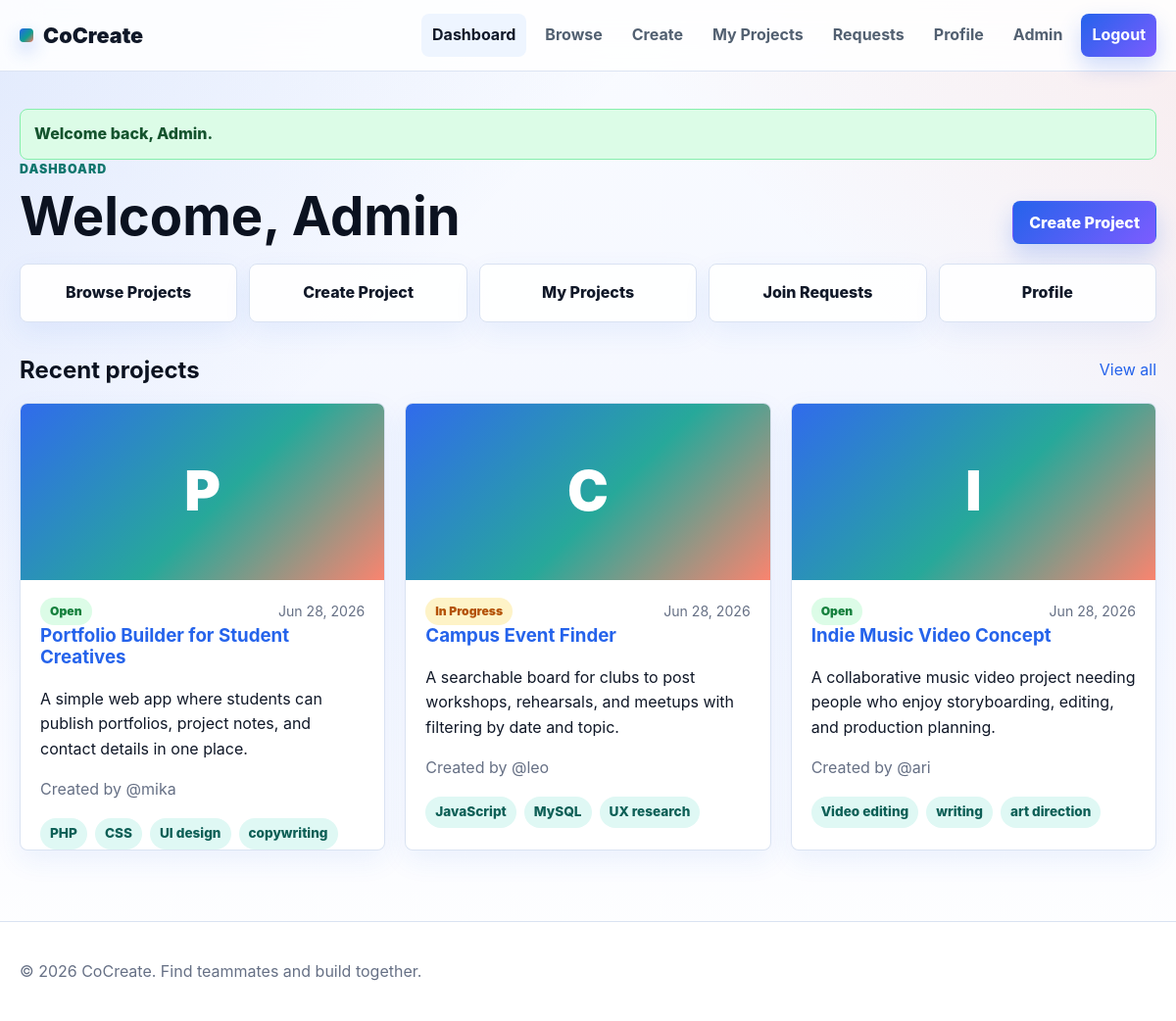
/pages/dashboard.php (signed in), run on the app's committed database.
### tables this page shows
CREATE TABLE projects (
  project_id INT UNSIGNED AUTO_INCREMENT PRIMARY KEY,
  user_id INT UNSIGNED NOT NULL,
  project_title VARCHAR(180) NOT NULL,
  description TEXT NOT NULL,
  required_skills TEXT NOT NULL,
  category VARCHAR(120) NOT NULL,
  project_status ENUM('open', 'in_progress', 'completed') NOT NULL DEFAULT 'open',
  project_image VARCHAR(255) DEFAULT NULL,
  created_at TIMESTAMP NOT NULL DEFAULT CURRENT_TIMESTAMP,
  CONSTRAINT fk_projects_user
    FOREIGN KEY (user_id) REFERENCES users(user_id)
    ON DELETE CASCADE ON UPDATE CASCADE
);

CREATE TABLE users (
  user_id INT UNSIGNED AUTO_INCREMENT PRIMARY KEY,
  firstname VARCHAR(80) NOT NULL,
  lastname VARCHAR(80) NOT NULL,
  username VARCHAR(80) NOT NULL UNIQUE,
  email VARCHAR(160) NOT NULL UNIQUE,
  password_hash VARCHAR(255) NOT NULL,
  profile_picture VARCHAR(255) DEFAULT NULL,
  skills TEXT DEFAULT NULL,
  interests TEXT DEFAULT NULL,
  bio TEXT DEFAULT NULL,
  role ENUM('user', 'admin') NOT NULL DEFAULT 'user',
  status ENUM('active', 'disabled') NOT NULL DEFAULT 'active',
  created_at TIMESTAMP NOT NULL DEFAULT CURRENT_TIMESTAMP
);

### includes/session.php (called while the page is built, shortened)
<?php
function e($value): string
{
    return htmlspecialchars((string)($value ?? ''), ENT_QUOTES, 'UTF-8');
}
function status_label(string $status): string
{
    return ucwords(str_replace('_', ' ', $status));
}
function excerpt(?string $text, int $length = 140): string
{
    $text = trim((string)$text);
    if (function_exists('mb_strimwidth')) {
        return mb_strimwidth($text, 0, $length, '...', 'UTF-8');
    }
    return strlen($text) > $length ? substr($text, 0, $length - 3) . '...' : $text;
}

### pages/dashboard.php (the view, shortened to what this page needs)
<?php
require_once __DIR__ . '/../includes/session.php';
require_once __DIR__ . '/../includes/db.php';
$recentStmt = $pdo->query('SELECT p.*, u.username FROM projects p JOIN users u ON u.user_id = p.user_id WHERE p.project_status <> "completed" ORDER BY p.created_at DESC LIMIT 6');
$recent = $recentStmt->fetchAll();
require_once __DIR__ . '/../includes/header.php';
?>
<section class="page-head">
  <div>
    <p class="eyebrow">Dashboard</p>
    <h1>Welcome, <?= e($_SESSION['firstname'] ?? 'Creator') ?></h1>
  </div>
  <a class="btn btn-primary" href="create_project.php">Create Project</a>
</section>
<div class="quick-actions">
  <a href="browse.php">Browse Projects</a>
  <a href="create_project.php">Create Project</a>
  <a href="my_projects.php">My Projects</a>
  <a href="my_requests.php">Join Requests</a>
  <a href="profile.php">Profile</a>
</div>
<section class="section">
  <div class="section-head">
    <h2>Recent projects</h2>
    <a href="browse.php">View all</a>
  </div>
  <div class="cards-grid">
    <?php foreach ($recent as $project): ?>
      <article class="card project-card">
        <a class="project-image-link" href="project.php?id=<?= (int)$project['project_id'] ?>">
          <?php if (!empty($project['project_image'])): ?>
            <img class="project-image" src="../<?= e($project['project_image']) ?>" alt="<?= e($project['project_title']) ?>">
          <?php else: ?>
            <span class="project-image project-image-placeholder"><?= e(substr($project['project_title'], 0, 1)) ?></span>
          <?php endif; ?>
        </a>
        <div class="card-meta">
          <span class="status status-<?= e($project['project_status']) ?>"><?= e(status_label($project['project_status'])) ?></span>
          <span><?= e(date('M j, Y', strtotime($project['created_at']))) ?></span>
        </div>
        <h3><a href="project.php?id=<?= (int)$project['project_id'] ?>"><?= e($project['project_title']) ?></a></h3>
        <p><?= e(excerpt($project['description'], 140)) ?></p>
        <p class="muted">Created by @<?= e($project['username']) ?></p>
        <div class="tag-row">
          <?php foreach (array_filter(array_map('trim', explode(',', $project['required_skills']))) as $skill): ?>
            <span class="tag"><?= e($skill) ?></span>
          <?php endforeach; ?>
        </div>
      </article>
    <?php endforeach; ?>
  </div>
</section>
<?php
require_once __DIR__ . '/../includes/footer.php';
?>

### assets/css/styles.css (style rules this page uses)
:root { --bg: #f4f7ff; --bg-warm: #fff7f1; --surface: #ffffff; --surface-soft: #f8fbff; --ink: #101828; --muted: #667085; --line: #d9e2f2; --primary: #2563eb; --primary-dark: #1e40af; --secondary: #0f9f8f; --secondary-dark: #0f766e; --coral: #f9735b; --lavender: #7c5cff; --danger: #dc2626; --warning: #b45309; --success: #15803d; --shadow: 0 18px 48px rgba(16, 24, 40, 0.1); --shadow-soft: 0 10px 28px rgba(37, 99, 235, 0.08); --radius: 8px; }
* { box-sizing: border-box; }
body { margin: 0; min-height: 100vh; color: var(--ink); background: linear-gradient(135deg, rgba(37, 99, 235, 0.11), transparent 32%), linear-gradient(225deg, rgba(249, 115, 91, 0.1), transparent 28%), linear-gradient(180deg, #f9fbff 0%, var(--bg) 48%, #ffffff 100%); font-family: Inter, ui-sans-serif, system-ui, -apple-system, BlinkMacSystemFont, "Segoe UI", sans-serif; line-height: 1.6; }
a { color: var(--primary); text-decoration: none; }
.section { margin-top: 36px; }
.section-head, .page-head { display: flex; align-items: end; justify-content: space-between; gap: 18px; margin-bottom: 20px; }
.section-head h2, .page-head h1 { margin: 0; color: #0b1220; line-height: 1.08; }
.page-head h1 { font-size: clamp(2rem, 5vw, 3.4rem); }
.eyebrow { margin: 0 0 8px; color: var(--secondary-dark); font-size: 0.78rem; font-weight: 900; letter-spacing: 0.08em; text-transform: uppercase; }
.muted { color: var(--muted); }
.cards-grid { display: grid; grid-template-columns: repeat(3, minmax(0, 1fr)); gap: 20px; }
.card, .stat, .empty-state, .filter-bar, .table-wrap { border: 1px solid rgba(217, 226, 242, 0.95); border-radius: var(--radius); background: rgba(255, 255, 255, 0.96); box-shadow: var(--shadow-soft); }
.card { padding: 22px; }
.card h2, .card h3 { margin-top: 0; line-height: 1.18; }
.project-card { display: flex; min-height: 390px; overflow: hidden; padding: 0; flex-direction: column; }
.project-card > :not(.project-image-link) { margin-left: 20px; margin-right: 20px; }
.project-card > .card-meta { margin-top: 18px; }
.project-card p { margin-top: 0; }
.project-image-link { display: block; color: inherit; }
.project-image { width: 100%; height: 180px; object-fit: cover; background: #e8eef9; }
.project-image-placeholder, .detail-image-placeholder, .table-project span { display: grid; place-items: center; color: #fff; background: linear-gradient(135deg, rgba(37, 99, 235, 0.95), rgba(15, 159, 143, 0.9) 55%, rgba(249, 115, 91, 0.88)); font-size: 3.5rem; font-weight: 950; text-transform: uppercase; }
.card-meta { display: flex; align-items: center; justify-content: space-between; gap: 12px; color: var(--muted); font-size: 0.88rem; }
.tag-row { display: flex; flex-wrap: wrap; gap: 8px; }
.tag { display: inline-flex; align-items: center; min-height: 30px; padding: 5px 10px; border-radius: 999px; color: #0d5f56; background: #dff8f4; font-size: 0.85rem; font-weight: 850; }
.status { display: inline-flex; align-items: center; min-height: 28px; padding: 4px 10px; border-radius: 999px; font-size: 0.76rem; font-weight: 900; text-transform: capitalize; }
.status-open, .status-accepted, .status-active { color: var(--success); background: #dcfce7; }
.status-in_progress, .status-pending { color: var(--warning); background: #fef3c7; }
.btn { display: inline-flex; align-items: center; justify-content: center; min-height: 44px; padding: 10px 16px; border: 1px solid transparent; border-radius: var(--radius); cursor: pointer; font: inherit; font-weight: 850; line-height: 1.1; text-decoration: none; transition: transform 0.16s ease, box-shadow 0.16s ease, background 0.16s ease; }
.btn-primary { color: #fff; background: linear-gradient(135deg, var(--primary), var(--lavender)); box-shadow: 0 12px 24px rgba(37, 99, 235, 0.22); }
.quick-actions { display: grid; grid-template-columns: repeat(5, minmax(0, 1fr)); gap: 12px; margin: 20px 0 30px; }
.quick-actions a { padding: 16px; border: 1px solid var(--line); border-radius: var(--radius); color: var(--ink); background: rgba(255, 255, 255, 0.94); font-weight: 850; text-align: center; box-shadow: var(--shadow-soft); }

### data on the page
projects: project_title "P", project_status "Open", created_at "Jun 28, 2026", project_title "Portfolio Builder for Student Creatives", description "A simple web app where students can publish portfolios, project notes, and contact details in one place.", user.username "mika", required_skills "PHP", required_skills "CSS", required_skills "UI design", required_skills "copywriting"
projects: project_title "C", project_status "In Progress", created_at "Jun 28, 2026", project_title "Campus Event Finder", description "A searchable board for clubs to post workshops, rehearsals, and meetups with filtering by date and topic.", user.username "leo", required_skills "JavaScript", required_skills "MySQL", required_skills "UX research"
projects: project_title "I", project_status "Open", created_at "Jun 28, 2026", project_title "Indie Music Video Concept", description "A collaborative music video project needing people who enjoy storyboarding, editing, and production planning.", user.username "ari", required_skills "Video editing", required_skills "writing", required_skills "art direction"

### other printed values
$message "Welcome back, Admin."
$_SESSION['firstname'] "Admin"
